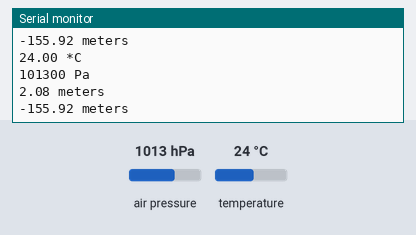
A sketch run on a simulated Arduino Mega 2560, built with avr-gcc and run on an emulated ATmega2560. On the bench: the last lines printed to the serial monitor. The test bench sets the inputs (shaded band); at power-on: air pressure 1013 hPa, temperature 24 °C.

Above: at 1.2 s.
1.3 s: air pressure set to 952 hPa
At 1.9 s:
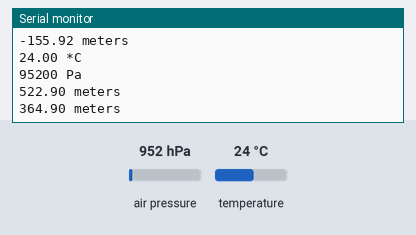
2.8 s: temperature set to 12 °C
4.3 s: air pressure set to 975 hPa
At 5.02 s:
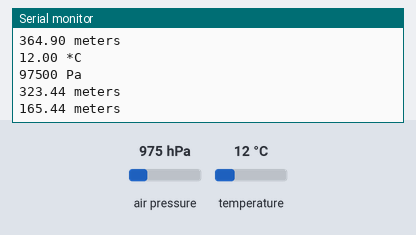
Timing chart, 0 to 7.3 s (numbered marks = the images above; inputs shaded):
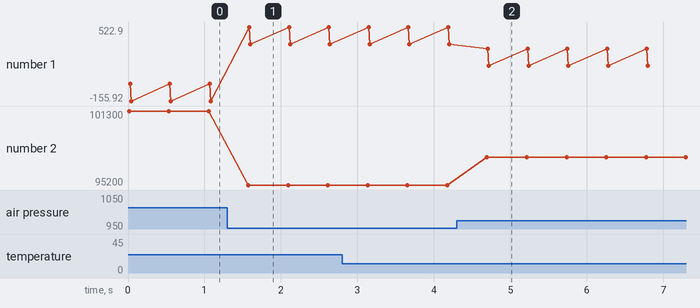

The sketch:

bmp-deneme.ino
```cpp
#include <Adafruit_BMP085.h>
Adafruit_BMP085 bmp;


void setup() {
  Serial.begin(9600);
  Serial1.begin(9600);
  bmp.begin();
}


void loop() {
  Serial.print(bmp.readTemperature());
  Serial.println(" *C");

  Serial.print(bmp.readPressure());
  Serial.println(" Pa");

  Serial.print(bmp.readAltitude());
  Serial.println(" meters");

  Serial.print(bmp.readAltitude()-158);
  Serial.println(" meters");

  Serial.println();


  Serial1.print(bmp.readTemperature());
  Serial1.println(" *C");

  Serial1.print(bmp.readPressure());
  Serial1.println(" Pa");

  Serial1.print(bmp.readAltitude());
  Serial1.println(" meters");

  Serial1.print(bmp.readAltitude()-158);
  Serial1.println(" meters");

  Serial1.println();

  delay(500);
}
```

Measured:
- after the input at 1.3 s, the serial monitor: prints a new line after 0.28 s (image 1)
- after the input at 4.3 s, the serial monitor: prints a new line after 0.40 s (image 2)
- plotted number 1: -155.92 → 364.9 after the input at 1.3 s, 364.9 → 165.44 after the input at 4.3 s
- plotted number 2: 101300 → 95200 after the input at 1.3 s, 95200 → 97500 after the input at 4.3 s
